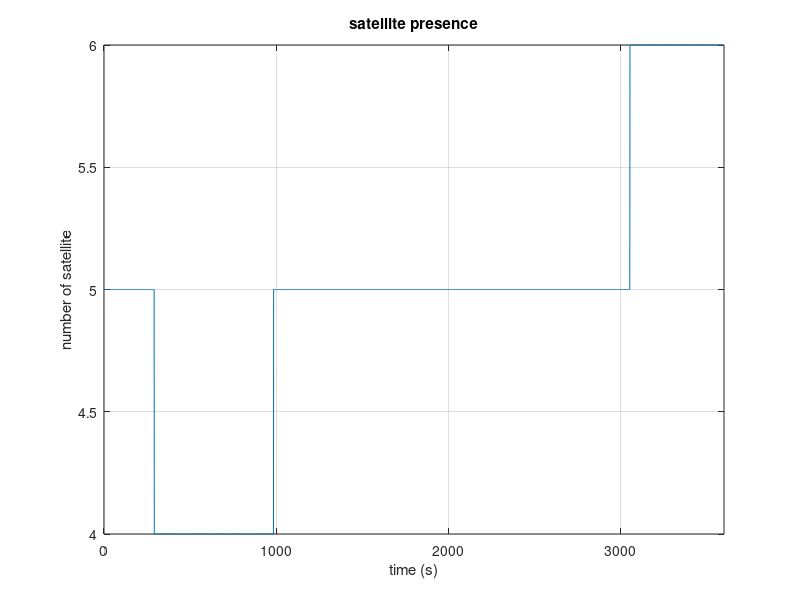
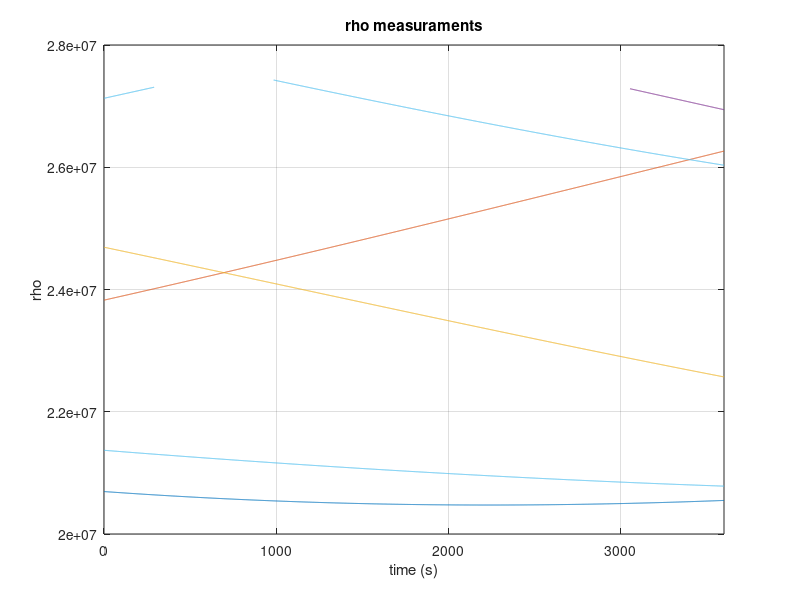

Write MATLAB code to recreate these figures, in order.
% satellite presence

clc;clear;close all;

% Nominal UERE
data = load("dataset_1_20180328T122038.mat");
% data = load("dataset_2_20180328T122158.mat");
% data = load("dataset_3_20180328T121914.mat");
% data = load("dataset_4_20180328T121804.mat");
% data = load("dataset_5_20180328T121529.mat");
% data = load("dataset_6_20180328T121701.mat");

% Realistical UERE
% data = load("dataset_1_20180329T160947.mat");
% data = load("dataset_2_20180329T160900.mat");
% data = load("dataset_3_20180329T161023.mat");
% data = load("dataset_4_20180329T161103.mat");
% data = load("dataset_5_20180329T161418.mat");
% data = load("dataset_6_20180329T161139.mat");

n = size(data.RHO.GPS,2);
satellite = data.RHO.GPS;
time_instant = zeros(1,n);
row = size(satellite,1);

for i = 1:n
    for j = 1:row
        if isnan(satellite(j,i)) == 0 
            time_instant(i)=time_instant(i)+1;
        end
    end
end

figure(1)
plot(time_instant)
title("satellite presence")
ylabel("number of satellite")
xlabel("time (s)")
xlim([0 n])
grid on

for j = 1:row 
    figure(2)
    plot(satellite(j,:))
    hold on
end
title("rho measuraments")
ylabel("rho")
xlabel("time (s)")
xlim([0 n])
grid on




